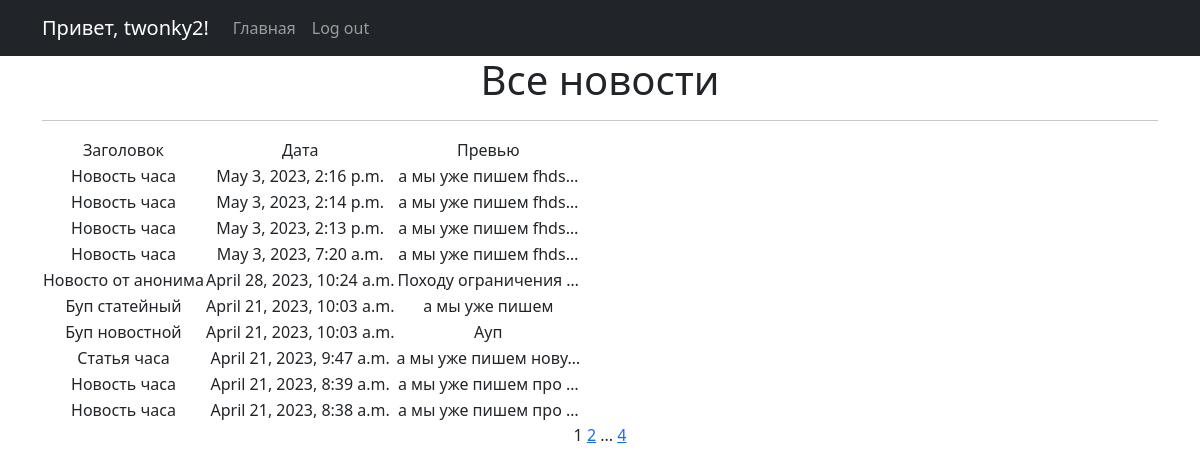
Page /news/ (signed in) on the committed database.
### News_Portal/models.py (models this page shows, shortened)
class Post(models.Model):
    author = models.ForeignKey(Author, on_delete=models.CASCADE)
    type = models.CharField(max_length=2, choices=TYPES, default="news")
    creation_time = models.DateTimeField(auto_now_add=True)
    category = models.ManyToManyField(Category, through="PostCategory")
    title = models.CharField(max_length=255, default="Новость часа")
    text = models.TextField(default="а мы уже пишем")
    rating = models.FloatField(default=0.0)

### News_Portal/views.py (the view)
# urls.py: path("", NewsList.as_view(), name="news_list"),
class NewsList(ListView, LoginRequiredMixin):
    model = Post
    ordering = "-creation_time"
    template_name = "news.html"
    context_object_name = "news"
    paginate_by = 10
    def get_context_data(self, **kwargs):
        context = super().get_context_data(**kwargs)
        context["time_now"] = datetime.utcnow()
        context["next_sale"] = None
        context["filterset"] = self.filterset
        context["is_not_author"] = not self.request.user.groups.filter(
            name="author"
        ).exists()
        return context
    def get_queryset(self):
        queryset = super().get_queryset()
        self.filterset = PostFilter(self.request.GET, queryset)
        return self.filterset.qs

### News_Portal/templatetags/custom_filters.py (called while the page is built)
@register.filter()
def censor(text):
    if not isinstance(text, str):
        raise ValueError("мы только тексты цензурируем в нашей редакции")
    for bad_word in BANNED_WORDS:
        if bad_word in text:
            censored = bad_word[0] + ("*" * (len(bad_word) - 1))
            text = text.replace(bad_word, censored)
        if bad_word.capitalize() in text:
            censored = bad_word[0].capitalize() + ("*" * (len(bad_word) - 1))
            text = text.replace(bad_word, censored)
    return text

### News_Portal/templates/news.html (shortened to what this page needs)
{% extends 'flatpages/default.html' %}
{% load custom_filters %}
{% block content %}
   <h1>Все новости</h1>
   <hr>
   {% if news %}
       <table>
           <tr>
               <td>Заголовок</td>
               <td>Дата</td>
               <td>Превью</td>
           </tr>
           {% for post in news %}
           <tr>
               <td>{{ post.title|censor }}</td>
               <td>{{ post.creation_time }}</td>
               <td>{{ post.text|truncatechars:20|censor }}</td>
           </tr>
           {% endfor %}
       </table>
   {% else %}
       <h2>Новостей нет!</h2>
   {% endif %}
   {{ page_obj.number }}
   {% if page_obj.has_next %}
       <a href="?page={{ page_obj.next_page_number }}">{{ page_obj.next_page_number }}</a>
       {% if paginator.num_pages != page_obj.next_page_number %}
           ...
           <a href="?page={{ page_obj.paginator.num_pages }}">{{ page_obj.paginator.num_pages }}</a>
       {% endif %}
   {% endif %}
{% endblock content %}

### News_Portal/templates/flatpages/default.html (shortened to what this page needs)
<!DOCTYPE html>
<html lang="en">
    <head>
        {% load static %}
        <link href="{% static 'css/styles.css' %}" rel="stylesheet" />
    </head>
    <body>
        <nav class="navbar navbar-expand-lg navbar-dark bg-dark static-top">
           <div class="container">
               {% if request.user.is_anonymous %}
                    <a class="navbar-brand" href="#">Привет, аноним!</a>
               {% else %}
                    <a class="navbar-brand" href="/profile">Привет, {{ request.user.username }}!</a>
               {% endif %}
               <div class="collapse navbar-collapse" id="navbarResponsive">
                   <ul class="navbar-nav ml-auto">
                       <li class="nav-item active">
                           <a class="nav-link" href="/news">Главная</a>
                       </li>
                       <li class="nav-item active">
                           {% if request.user.is_anonymous %}
                                <a class="nav-link" href="/accounts/login">Log in</a>
                           {% else %}
                                <a class="nav-link" href="/sign/logout">Log out</a>
                           {% endif %}
                       </li>
                   </ul>
               </div>
           </div>
        </nav>
        <div class="container">
           <div class="row">
               <div class="col-lg-12 text-center">
                   {% block content %}{% endblock content %}
               </div>
           </div>
        </div>
    </body>
</html>

### rows in the picture
Post: title|censor "Новость часа", creation_time "May 3, 2023, 2:16 p.m.", text|censor "а мы уже пишем fhds…"
Post: title|censor "Новость часа", creation_time "May 3, 2023, 2:14 p.m.", text|censor "а мы уже пишем fhds…"
Post: title|censor "Новость часа", creation_time "May 3, 2023, 2:13 p.m.", text|censor "а мы уже пишем fhds…"
Post: title|censor "Новость часа", creation_time "May 3, 2023, 7:20 a.m.", text|censor "а мы уже пишем fhds…"
Post: title|censor "Новосто от анонима", creation_time "April 28, 2023, 10:24 a.m.", text|censor "Походу ограничения …"
Post: title|censor "Буп статейный", creation_time "April 21, 2023, 10:03 a.m.", text|censor "а мы уже пишем"
Post: title|censor "Буп новостной", creation_time "April 21, 2023, 10:03 a.m.", text|censor "Ауп"
Post: title|censor "Статья часа", creation_time "April 21, 2023, 9:47 a.m.", text|censor "а мы уже пишем нову…"
Post: title|censor "Новость часа", creation_time "April 21, 2023, 8:39 a.m.", text|censor "а мы уже пишем про …"
Post: title|censor "Новость часа", creation_time "April 21, 2023, 8:38 a.m.", text|censor "а мы уже пишем про …"

### other values in the picture
{{ request.user.username }} "twonky2"
{{ page_obj.number }} "1"
{{ page_obj.next_page_number }} "2"
{{ page_obj.paginator.num_pages }} "4"
